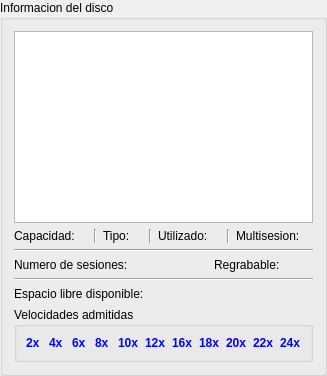
             <widget class="QGroupBox" name="groupBox_10">
              <property name="sizePolicy">
               <sizepolicy hsizetype="Expanding" vsizetype="Expanding">
                <horstretch>0</horstretch>
                <verstretch>0</verstretch>
               </sizepolicy>
              </property>
              <property name="title">
               <string>Informacion del disco</string>
              </property>
              <layout class="QGridLayout" name="gridLayout_26">
               <item row="1" column="0">
                <widget class="QTextEdit" name="textEdit_2">
                 <property name="toolTip">
                  <string>Informacion del disco introducido</string>
                 </property>
                 <property name="statusTip">
                  <string>Informacion del disco introducido</string>
                 </property>
                 <property name="whatsThis">
                  <string>Informacion del disco introducido</string>
                 </property>
                 <property name="html">
                  <string>&lt;!DOCTYPE HTML PUBLIC &quot;-//W3C//DTD HTML 4.0//EN&quot; &quot;http://www.w3.org/TR/REC-html40/strict.dtd&quot;&gt;
&lt;html&gt;&lt;head&gt;&lt;meta name=&quot;qrichtext&quot; content=&quot;1&quot; /&gt;&lt;style type=&quot;text/css&quot;&gt;
p, li { white-space: pre-wrap; }
&lt;/style&gt;&lt;/head&gt;&lt;body style=&quot; font-family:'Sans Serif'; font-size:7pt; font-weight:400; font-style:normal;&quot;&gt;
&lt;p style=&quot;-qt-paragraph-type:empty; margin-top:0px; margin-bottom:0px; margin-left:0px; margin-right:0px; -qt-block-indent:0; text-indent:0px; font-size:9pt;&quot;&gt;&lt;br /&gt;&lt;/p&gt;&lt;/body&gt;&lt;/html&gt;</string>
                 </property>
                </widget>
               </item>
               <item row="4" column="0">
                <widget class="QGroupBox" name="groupBox_14">
                 <property name="toolTip">
                  <string>Velocidades admitidas por el soporte. Se recomienda la minima para mayor seguiridad de los datos</string>
                 </property>
                 <property name="statusTip">
                  <string>Velocidades admitidas por el soporte. Se recomienda la minima para mayor seguiridad de los datos</string>
                 </property>
                 <property name="whatsThis">
                  <string>Velocidades admitidas por el soporte. Se recomienda la minima para mayor seguiridad de los datos</string>
                 </property>
                 <property name="title">
                  <string>Velocidades admitidas</string>
                 </property>
                 <layout class="QGridLayout" name="gridLayout_14">
                  <item row="0" column="0">
                   <widget class="QLabel" name="label_22">
                    <property name="toolTip">
                     <string>Velocidad admitida por el soporte. Se recomienda la minima para mayor seguiridad de los datos</string>
                    </property>
                    <property name="statusTip">
                     <string>Velocidad admitida por el soporte. Se recomienda la minima para mayor seguiridad de los datos</string>
                    </property>
                    <property name="whatsThis">
                     <string>Velocidad admitida por el soporte. Se recomienda la minima para mayor seguiridad de los datos</string>
                    </property>
                    <property name="styleSheet">
                     <string notr="true">color: rgb(0, 0, 255);
font: bold;</string>
                    </property>
                    <property name="text">
                     <string>2x</string>
                    </property>
                   </widget>
                  </item>
                  <item row="0" column="1">
                   <widget class="QLabel" name="label_23">
                    <property name="toolTip">
                     <string>Velocidad admitida por el soporte. Se recomienda la minima para mayor seguiridad de los datos</string>
                    </property>
                    <property name="statusTip">
                     <string>Velocidad admitida por el soporte. Se recomienda la minima para mayor seguiridad de los datos</string>
                    </property>
                    <property name="whatsThis">
                     <string>Velocidad admitida por el soporte. Se recomienda la minima para mayor seguiridad de los datos</string>
                    </property>
                    <property name="styleSheet">
                     <string notr="true">color: rgb(0, 0, 255);
font: bold;</string>
                    </property>
                    <property name="text">
                     <string>4x</string>
                    </property>
                   </widget>
                  </item>
                  <item row="0" column="2">
                   <widget class="QLabel" name="label_17">
                    <property name="toolTip">
                     <string>Velocidad admitida por el soporte. Se recomienda la minima para mayor seguiridad de los datos</string>
                    </property>
                    <property name="statusTip">
                     <string>Velocidad admitida por el soporte. Se recomienda la minima para mayor seguiridad de los datos</string>
                    </property>
                    <property name="whatsThis">
                     <string>Velocidad admitida por el soporte. Se recomienda la minima para mayor seguiridad de los datos</string>
                    </property>
                    <property name="styleSheet">
                     <string notr="true">color: rgb(0, 0, 255);
font: bold;</string>
                    </property>
                    <property name="text">
                     <string>6x</string>
                    </property>
                   </widget>
                  </item>
                  <item row="0" column="3">
                   <widget class="QLabel" name="label_24">
                    <property name="toolTip">
                     <string>Velocidad admitida por el soporte. Se recomienda la minima para mayor seguiridad de los datos</string>
                    </property>
                    <property name="statusTip">
                     <string>Velocidad admitida por el soporte. Se recomienda la minima para mayor seguiridad de los datos</string>
                    </property>
                    <property name="whatsThis">
                     <string>Velocidad admitida por el soporte. Se recomienda la minima para mayor seguiridad de los datos</string>
                    </property>
                    <property name="styleSheet">
                     <string notr="true">color: rgb(0, 0, 255);
font: bold;</string>
                    </property>
                    <property name="text">
                     <string>8x</string>
                    </property>
                   </widget>
                  </item>
                  <item row="0" column="4">
                   <widget class="QLabel" name="label_25">
                    <property name="toolTip">
                     <string>Velocidad admitida por el soporte. Se recomienda la minima para mayor seguiridad de los datos</string>
                    </property>
                    <property name="statusTip">
                     <string>Velocidad admitida por el soporte. Se recomienda la minima para mayor seguiridad de los datos</string>
                    </property>
                    <property name="whatsThis">
                     <string>Velocidad admitida por el soporte. Se recomienda la minima para mayor seguiridad de los datos</string>
                    </property>
                    <property name="styleSheet">
                     <string notr="true">color: rgb(0, 0, 255);
font: bold;</string>
                    </property>
                    <property name="text">
                     <string>10x</string>
                    </property>
                   </widget>
                  </item>
                  <item row="0" column="5">
                   <widget class="QLabel" name="label_26">
                    <property name="toolTip">
                     <string>Velocidad admitida por el soporte. Se recomienda la minima para mayor seguiridad de los datos</string>
                    </property>
                    <property name="statusTip">
                     <string>Velocidad admitida por el soporte. Se recomienda la minima para mayor seguiridad de los datos</string>
                    </property>
                    <property name="whatsThis">
                     <string>Velocidad admitida por el soporte. Se recomienda la minima para mayor seguiridad de los datos</string>
                    </property>
                    <property name="styleSheet">
                     <string notr="true">color: rgb(0, 0, 255);
font: bold;</string>
                    </property>
                    <property name="text">
                     <string>12x</string>
                    </property>
                   </widget>
                  </item>
                  <item row="0" column="6">
                   <widget class="QLabel" name="label_27">
                    <property name="toolTip">
                     <string>Velocidad admitida por el soporte. Se recomienda la minima para mayor seguiridad de los datos</string>
                    </property>
                    <property name="statusTip">
                     <string>Velocidad admitida por el soporte. Se recomienda la minima para mayor seguiridad de los datos</string>
                    </property>
                    <property name="whatsThis">
                     <string>Velocidad admitida por el soporte. Se recomienda la minima para mayor seguiridad de los datos</string>
                    </property>
                    <property name="styleSheet">
                     <string notr="true">color: rgb(0, 0, 255);
font: bold;</string>
                    </property>
                    <property name="text">
                     <string>16x</string>
                    </property>
                   </widget>
                  </item>
                  <item row="0" column="7">
                   <widget class="QLabel" name="label_28">
                    <property name="toolTip">
                     <string>Velocidad admitida por el soporte. Se recomienda la minima para mayor seguiridad de los datos</string>
                    </property>
                    <property name="statusTip">
                     <string>Velocidad admitida por el soporte. Se recomienda la minima para mayor seguiridad de los datos</string>
                    </property>
                    <property name="whatsThis">
                     <string>Velocidad admitida por el soporte. Se recomienda la minima para mayor seguiridad de los datos</string>
                    </property>
                    <property name="styleSheet">
                     <string notr="true">color: rgb(0, 0, 255);
font: bold;</string>
                    </property>
                    <property name="text">
                     <string>18x</string>
                    </property>
                   </widget>
                  </item>
                  <item row="0" column="8">
                   <widget class="QLabel" name="label_29">
                    <property name="toolTip">
                     <string>Velocidad admitida por el soporte. Se recomienda la minima para mayor seguiridad de los datos</string>
                    </property>
                    <property name="statusTip">
                     <string>Velocidad admitida por el soporte. Se recomienda la minima para mayor seguiridad de los datos</string>
                    </property>
                    <property name="whatsThis">
                     <string>Velocidad admitida por el soporte. Se recomienda la minima para mayor seguiridad de los datos</string>
                    </property>
                    <property name="styleSheet">
                     <string notr="true">color: rgb(0, 0, 255);
font: bold;</string>
                    </property>
                    <property name="text">
                     <string>20x</string>
                    </property>
                   </widget>
                  </item>
                  <item row="0" column="9">
                   <widget class="QLabel" name="label_30">
                    <property name="toolTip">
                     <string>Velocidad admitida por el soporte. Se recomienda la minima para mayor seguiridad de los datos</string>
                    </property>
                    <property name="statusTip">
                     <string>Velocidad admitida por el soporte. Se recomienda la minima para mayor seguiridad de los datos</string>
                    </property>
                    <property name="whatsThis">
                     <string>Velocidad admitida por el soporte. Se recomienda la minima para mayor seguiridad de los datos</string>
                    </property>
                    <property name="styleSheet">
                     <string notr="true">color: rgb(0, 0, 255);
font: bold;</string>
                    </property>
                    <property name="text">
                     <string>22x</string>
                    </property>
                   </widget>
                  </item>
                  <item row="0" column="10">
                   <widget class="QLabel" name="label_31">
                    <property name="toolTip">
                     <string>Velocidad admitida por el soporte. Se recomienda la minima para mayor seguiridad de los datos</string>
                    </property>
                    <property name="statusTip">
                     <string>Velocidad admitida por el soporte. Se recomienda la minima para mayor seguiridad de los datos</string>
                    </property>
                    <property name="whatsThis">
                     <string>Velocidad admitida por el soporte. Se recomienda la minima para mayor seguiridad de los datos</string>
                    </property>
                    <property name="styleSheet">
                     <string notr="true">color: rgb(0, 0, 255);
font: bold;</string>
                    </property>
                    <property name="text">
                     <string>24x</string>
                    </property>
                   </widget>
                  </item>
                 </layout>
                </widget>
               </item>
               <item row="3" column="0">
                <layout class="QGridLayout" name="gridLayout_17">
                 <item row="0" column="0">
                  <widget class="QLabel" name="label_8">
                   <property name="toolTip">
                    <string>Capacidad total del disco</string>
                   </property>
                   <property name="statusTip">
                    <string>Capacidad total del disco</string>
                   </property>
                   <property name="whatsThis">
                    <string>Capacidad total del disco</string>
                   </property>
                   <property name="text">
                    <string>Capacidad:</string>
                   </property>
                  </widget>
                 </item>
                 <item row="0" column="1" colspan="2">
                  <widget class="QLabel" name="label_9">
                   <property name="font">
                    <font>
                     <pointsize>8</pointsize>
                     <weight>75</weight>
                     <italic>false</italic>
                     <bold>true</bold>
                    </font>
                   </property>
                   <property name="toolTip">
                    <string>Capacidad total del disco</string>
                   </property>
                   <property name="statusTip">
                    <string>Capacidad total del disco</string>
                   </property>
                   <property name="whatsThis">
                    <string>Capacidad total del disco</string>
                   </property>
                   <property name="styleSheet">
                    <string notr="true">color: rgb(0, 0, 255);
font: bold;</string>
                   </property>
                   <property name="text">
                    <string/>
                   </property>
                  </widget>
                 </item>
                 <item row="0" column="3">
                  <widget class="Line" name="line">
                   <property name="orientation">
                    <enum>Qt::Vertical</enum>
                   </property>
                  </widget>
                 </item>
                 <item row="0" column="4">
                  <widget class="QLabel" name="label_10">
                   <property name="toolTip">
                    <string>Tipo de disco introducido</string>
                   </property>
                   <property name="statusTip">
                    <string>Tipo de disco introducido</string>
                   </property>
                   <property name="whatsThis">
                    <string>Tipo de disco introducido</string>
                   </property>
                   <property name="text">
                    <string>Tipo:</string>
                   </property>
                  </widget>
                 </item>
                 <item row="0" column="5">
                  <widget class="QLabel" name="label_11">
                   <property name="font">
                    <font>
                     <pointsize>8</pointsize>
                     <weight>75</weight>
                     <italic>false</italic>
                     <bold>true</bold>
                    </font>
                   </property>
                   <property name="toolTip">
                    <string>Tipo de disco introducido</string>
                   </property>
                   <property name="statusTip">
                    <string>Tipo de disco introducido</string>
                   </property>
                   <property name="whatsThis">
                    <string>Tipo de disco introducido</string>
                   </property>
                   <property name="styleSheet">
                    <string notr="true">color: rgb(0, 0, 255);
font: bold;</string>
                   </property>
                   <property name="text">
                    <string/>
                   </property>
                  </widget>
                 </item>
                 <item row="0" column="6">
                  <widget class="Line" name="line_2">
                   <property name="orientation">
                    <enum>Qt::Vertical</enum>
                   </property>
                  </widget>
                 </item>
                 <item row="0" column="7">
                  <widget class="QLabel" name="label_12">
                   <property name="toolTip">
                    <string>Capacidad utilizada en el disco</string>
                   </property>
                   <property name="statusTip">
                    <string>Capacidad utilizada en el disco</string>
                   </property>
                   <property name="whatsThis">
                    <string>Capacidad utilizada en el disco</string>
                   </property>
                   <property name="text">
                    <string>Utilizado:</string>
                   </property>
                  </widget>
                 </item>
                 <item row="0" column="8">
                  <widget class="QLabel" name="label_13">
                   <property name="font">
                    <font>
                     <pointsize>8</pointsize>
                     <weight>75</weight>
                     <italic>false</italic>
                     <bold>true</bold>
                    </font>
                   </property>
                   <property name="toolTip">
                    <string>Capacidad utilizada en el disco</string>
                   </property>
                   <property name="statusTip">
                    <string>Capacidad utilizada en el disco</string>
                   </property>
                   <property name="whatsThis">
                    <string>Capacidad utilizada en el disco</string>
                   </property>
                   <property name="styleSheet">
                    <string notr="true">color: rgb(0, 0, 255);
font: bold;</string>
                   </property>
                   <property name="text">
                    <string/>
                   </property>
                  </widget>
                 </item>
                 <item row="0" column="9">
                  <widget class="Line" name="line_3">
                   <property name="orientation">
                    <enum>Qt::Vertical</enum>
                   </property>
                  </widget>
                 </item>
                 <item row="0" column="10">
                  <widget class="QLabel" name="label_14">
                   <property name="toolTip">
                    <string>Nos informa si es un disco multisesion</string>
                   </property>
                   <property name="statusTip">
                    <string>Nos informa si es un disco multisesion</string>
                   </property>
                   <property name="whatsThis">
                    <string>Nos informa si es un disco multisesion</string>
                   </property>
                   <property name="text">
                    <string>Multisesion:</string>
                   </property>
                  </widget>
                 </item>
                 <item row="0" column="11">
                  <widget class="QLabel" name="label_15">
                   <property name="font">
                    <font>
                     <pointsize>8</pointsize>
                     <weight>75</weight>
                     <italic>false</italic>
                     <bold>true</bold>
                    </font>
                   </property>
                   <property name="toolTip">
                    <string>Nos informa si es un disco multisesion</string>
                   </property>
                   <property name="statusTip">
                    <string>Nos informa si es un disco multisesion</string>
                   </property>
                   <property name="whatsThis">
                    <string>Nos informa si es un disco multisesion</string>
                   </property>
                   <property name="styleSheet">
                    <string notr="true">color: rgb(0, 0, 255);
font: bold;</string>
                   </property>
                   <property name="text">
                    <string/>
                   </property>
                  </widget>
                 </item>
                 <item row="2" column="0" colspan="12">
                  <widget class="Line" name="line_4">
                   <property name="orientation">
                    <enum>Qt::Horizontal</enum>
                   </property>
                  </widget>
                 </item>
                 <item row="3" column="0" colspan="7">
                  <widget class="QLabel" name="label_18">
                   <property name="toolTip">
                    <string>Numero de sesion grabadas en disco</string>
                   </property>
                   <property name="statusTip">
                    <string>Numero de sesion grabadas en disco</string>
                   </property>
                   <property name="whatsThis">
                    <string>Numero de sesion grabadas en disco</string>
                   </property>
                   <property name="text">
                    <string>Numero de sesiones:</string>
                   </property>
                  </widget>
                 </item>
                 <item row="4" column="0" colspan="12">
                  <widget class="Line" name="line_5">
                   <property name="orientation">
                    <enum>Qt::Horizontal</enum>
                   </property>
                  </widget>
                 </item>
                 <item row="7" column="0" colspan="8">
                  <widget class="QLabel" name="label_20">
                   <property name="toolTip">
                    <string>Capacidad libre para poder seguir grabando en disco</string>
                   </property>
                   <property name="statusTip">
                    <string>Capacidad libre para poder seguir grabando en disco</string>
                   </property>
                   <property name="whatsThis">
                    <string>Capacidad libre para poder seguir grabando en disco</string>
                   </property>
                   <property name="text">
                    <string>Espacio libre disponible:</string>
                   </property>
                  </widget>
                 </item>
                 <item row="7" column="8" colspan="4">
                  <widget class="QLabel" name="label_21">
                   <property name="font">
                    <font>
                     <pointsize>8</pointsize>
                     <weight>75</weight>
                     <italic>false</italic>
                     <bold>true</bold>
                    </font>
                   </property>
                   <property name="toolTip">
                    <string>Capacidad libre para poder seguir grabando en disco</string>
                   </property>
                   <property name="statusTip">
                    <string>Capacidad libre para poder seguir grabando en disco</string>
                   </property>
                   <property name="whatsThis">
                    <string>Capacidad libre para poder seguir grabando en disco</string>
                   </property>
                   <property name="styleSheet">
                    <string notr="true">color: rgb(0, 0, 255);
font: bold;</string>
                   </property>
                   <property name="text">
                    <string/>
                   </property>
                   <property name="alignment">
                    <set>Qt::AlignCenter</set>
                   </property>
                  </widget>
                 </item>
                 <item row="3" column="7">
                  <widget class="QLabel" name="label_19">
                   <property name="font">
                    <font>
                     <pointsize>8</pointsize>
                     <weight>75</weight>
                     <italic>false</italic>
                     <bold>true</bold>
                    </font>
                   </property>
                   <property name="toolTip">
                    <string>Numero de sesion grabadas en disco</string>
                   </property>
                   <property name="statusTip">
                    <string>Numero de sesion grabadas en disco</string>
                   </property>
                   <property name="whatsThis">
                    <string>Numero de sesion grabadas en disco</string>
                   </property>
                   <property name="styleSheet">
                    <string notr="true">color: rgb(0, 0, 255);
font: bold;</string>
                   </property>
                   <property name="text">
                    <string/>
                   </property>
                   <property name="alignment">
                    <set>Qt::AlignCenter</set>
                   </property>
                  </widget>
                 </item>
                 <item row="3" column="8" colspan="3">
                  <widget class="QLabel" name="label_16">
                   <property name="text">
                    <string>Regrabable:</string>
                   </property>
                  </widget>
                 </item>
                 <item row="3" column="11">
                  <widget class="QLabel" name="label_32">
                   <property name="font">
                    <font>
                     <pointsize>8</pointsize>
                     <weight>75</weight>
                     <italic>false</italic>
                     <bold>true</bold>
                    </font>
                   </property>
                   <property name="styleSheet">
                    <string notr="true">color: rgb(0, 0, 255);
font: bold;</string>
                   </property>
                   <property name="text">
                    <string/>
                   </property>
                  </widget>
                 </item>
                </layout>
               </item>
              </layout>
             </widget>
